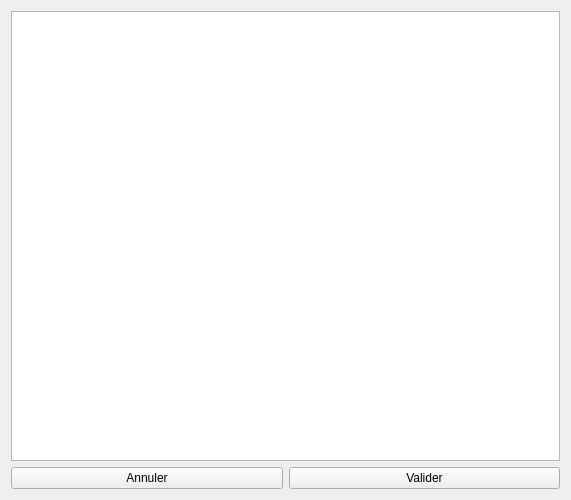
<?xml version="1.0" encoding="UTF-8"?>
<ui version="4.0">
 <class>CreerInteraction</class>
 <widget class="QWidget" name="CreerInteraction">
  <property name="geometry">
   <rect>
    <x>0</x>
    <y>0</y>
    <width>571</width>
    <height>500</height>
   </rect>
  </property>
  <property name="windowTitle">
   <string>Créer une Intéraction</string>
  </property>
  <layout class="QVBoxLayout" name="verticalLayout">
   <item>
    <widget class="QTextEdit" name="Texte"/>
   </item>
   <item>
    <layout class="QHBoxLayout" name="horizontalLayout">
     <item>
      <widget class="QPushButton" name="PBAnnuler">
       <property name="text">
        <string>Annuler</string>
       </property>
      </widget>
     </item>
     <item>
      <widget class="QPushButton" name="PBValider">
       <property name="text">
        <string>Valider</string>
       </property>
      </widget>
     </item>
    </layout>
   </item>
  </layout>
 </widget>
 <resources/>
 <connections/>
</ui>
